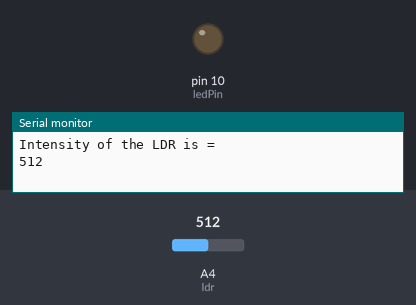
Simulated run of this sketch. Board: Arduino Uno, built with avr-gcc and run on an emulated ATmega328P. On the bench: output pins drawn as LEDs (lit = HIGH), the last lines printed to the serial monitor. Inputs (shaded band) come from the test bench; at power-on: A4 (ldr) = 512.

Above: at 2.8 s.
2.9 s: A4 (ldr) set to 414
5.6 s: A4 (ldr) set to 388
At 6.7 s:
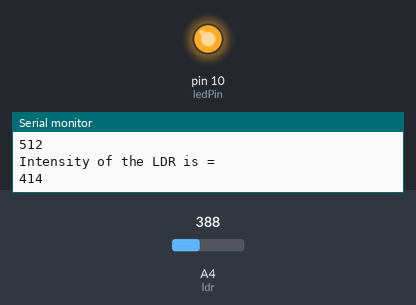
8.3 s: A4 (ldr) set to 410
At 11.0 s:
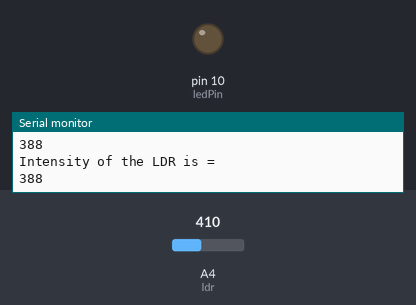
11.5 s: A4 (ldr) set to 390
At 12.6 s:
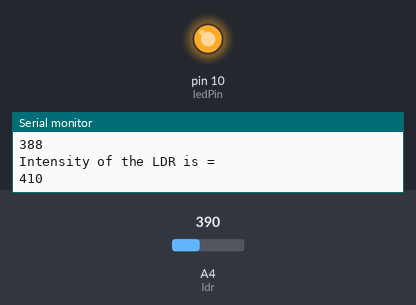
Timing chart, 0 to 14.5 s (numbered marks = the images above; inputs shaded):
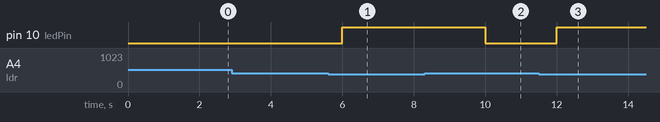

Measured:
- the behaviour switches between 401 and 400 on A4 (ldr) (found by bisection; images 0 and 1)
- after the input at 5.6 s, pin 10 (ledPin): LOW → HIGH after 0.40 s
- after the input at 8.3 s, pin 10 (ledPin): HIGH → LOW after 1.7 s
- after the input at 11.5 s, pin 10 (ledPin): LOW → HIGH after 0.50 s

The sketch:

LDR.ino
```cpp
int ldr = A4;
int value = 0;
int ledPin = 10;

void setup() {
  // put your setup code here, to run once:
  Serial.begin(9600);
  pinMode (ledPin,OUTPUT);
}

void loop() {
  // put your main code here, to run repeatedly:
  value = analogRead(ldr);
  if(value<=400)
  {
    digitalWrite(ledPin, HIGH);
    delay(1000);
  }else{
    digitalWrite(ledPin, LOW);
    delay(1000);
  }
  Serial.println("Intensity of the LDR is =");
  Serial.println(value);
  delay(1000);
}
```
